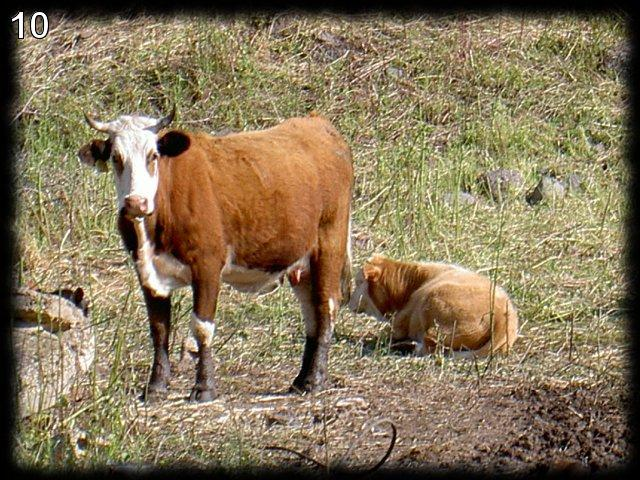
#> input picture bull.jpg, 640 x 480 px
$ python 10.py
#> lines starting #> are read from the running program, lines starting #| are printed output that depends on the picture
#coding=utf-8

#######################################################
# Source file is to solve the python challenge
# Author: Tower Joo<zhutao.iscas@gmail.com>
# No.: 10
# Link: http://www.pythonchallenge.com/pc/return/bull.html
# Date: 2012-07-11 11:28
#######################################################

def main():
    # main logic to solve problem 10 with link http://www.pythonchallenge.com/pc/return/bull.html
    coords = [146,399,163,403,170,393,169,391,166,386,170,381,170,371,170,355,169,346,167,335,170,329,170,320,170,310,171,301,173,290,178,289,182,287,188,286,190,286,192,291,194,296,195,305,194,307,191,312,190,316,190,321,192,331,193,338,196,341,197,346,199,352,198,360,197,366,197,373,196,380,197,383,196,387,192,389,191,392,190,396,189,400,194,401,201,402,208,403,213,402,216,401,219,397,219,393,216,390,215,385,215,379,213,373,213,365,212,360,210,353,210,347,212,338,213,329,214,319,215,311,215,306,216,296,218,290,221,283,225,282,233,284,238,287,243,290,250,291,255,294,261,293,265,291,271,291,273,289,278,287,279,285,281,280,284,278,284,276,287,277,289,283,291,286,294,291,296,295,299,300,301,304,304,320,305,327,306,332,307,341,306,349,303,354,301,364,301,371,297,375,292,384,291,386,302,393,324,391,333,387,328,375,329,367,329,353,330,341,331,328,336,319,338,310,341,304,341,285,341,278,343,269,344,262,346,259,346,251,349,259,349,264,349,273,349,280,349,288,349,295,349,298,354,293,356,286,354,279,352,268,352,257,351,249,350,234,351,211,352,197,354,185,353,171,351,154,348,147,342,137,339,132,330,122,327,120,314,116,304,117,293,118,284,118,281,122,275,128,265,129,257,131,244,133,239,134,228,136,221,137,214,138,209,135,201,132,192,130,184,131,175,129,170,131,159,134,157,134,160,130,170,125,176,114,176,102,173,103,172,108,171,111,163,115,156,116,149,117,142,116,136,115,129,115,124,115,120,115,115,117,113,120,109,122,102,122,100,121,95,121,89,115,87,110,82,109,84,118,89,123,93,129,100,130,108,132,110,133,110,136,107,138,105,140,95,138,86,141,79,149,77,155,81,162,90,165,97,167,99,171,109,171,107,161,111,156,113,170,115,185,118,208,117,223,121,239,128,251,133,259,136,266,139,276,143,290,148,310,151,332,155,348,156,353,153,366,149,379,147,394,146,399]
    import Image, ImageDraw
    im = Image.open("bull.jpg")
#> im is the input picture: PIL image 640x480 RGB; mean R, G, B 134, 117.4, 88.5
    draw = ImageDraw.Draw(im)
    draw.polygon(coords, fill="red")
    im.save("zhutao.jpg")
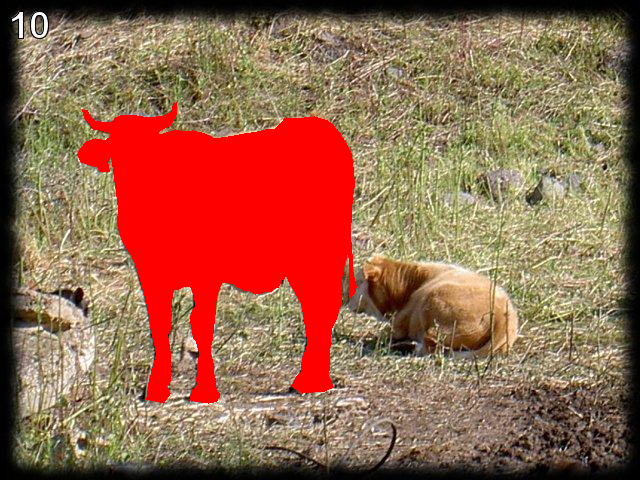
#> saved as zhutao.jpg: PIL image 640x480 RGB; mean R, G, B 150.5, 101.4, 77.3

if __name__ == "__main__":
    main()

$ run again, with good.jpg copied over bull.jpg
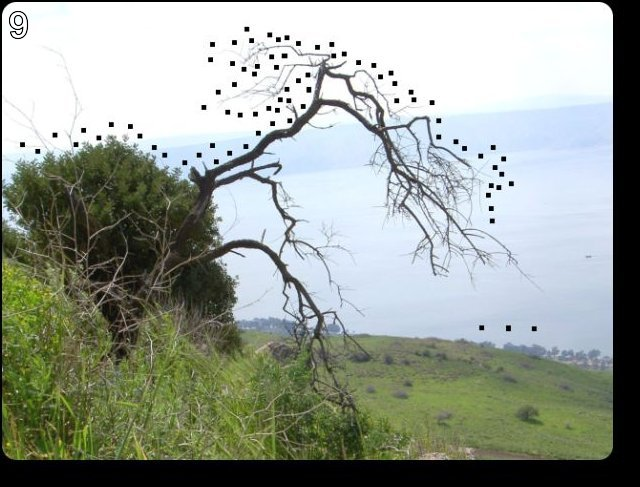
#> input picture good.jpg, 640 x 487 px
#> in main, im is the input picture: PIL image 640x487 RGB; mean R, G, B 151.9, 159.2, 150.1
#> in main, `im.save("zhutao.jpg")`:
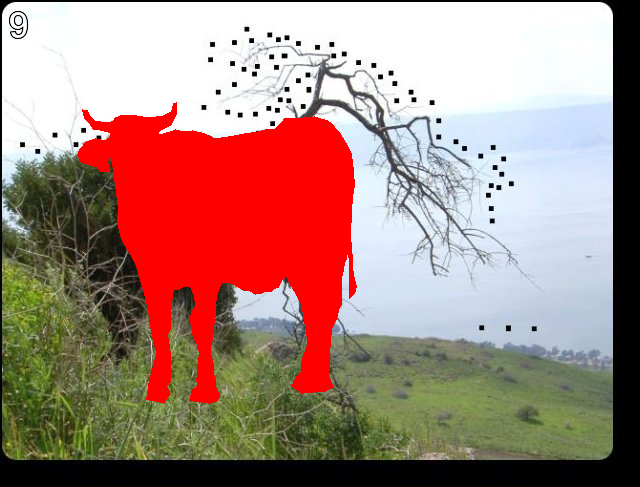
#> saved as zhutao.jpg: PIL image 640x487 RGB; mean R, G, B 168.3, 135.7, 126.9
